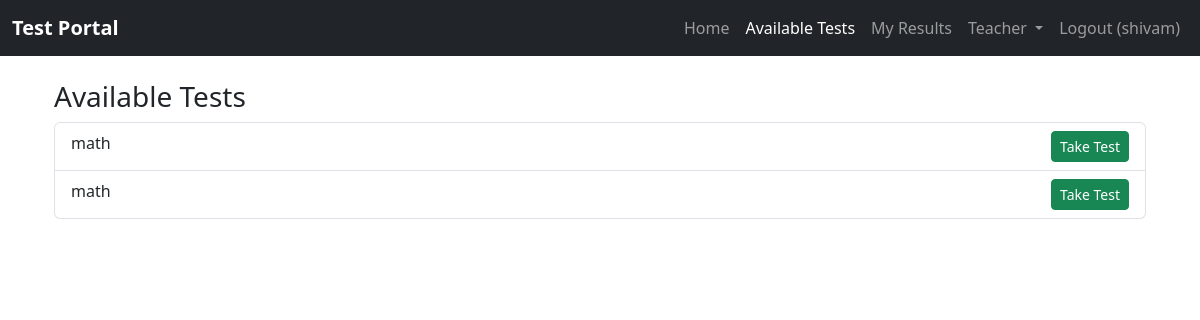
Before: /tests/available/ (signed in) with the older database file.
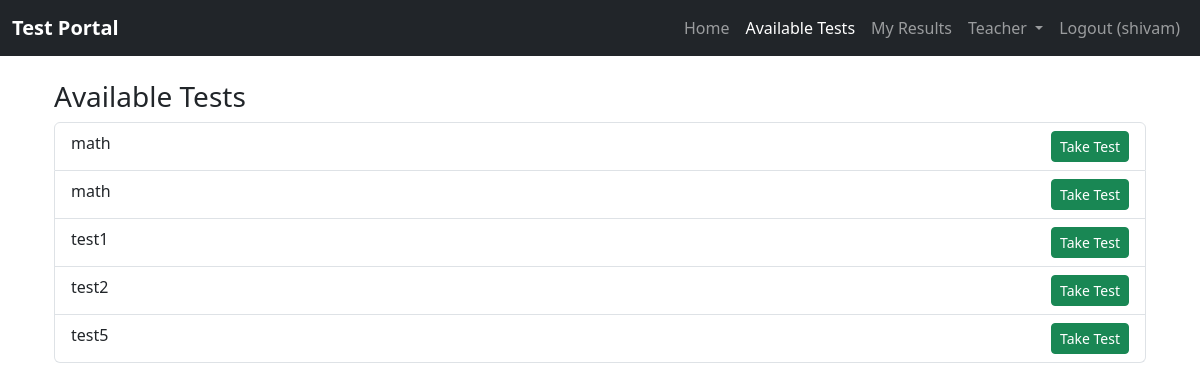
After: the same page with the newer database file.
### tests/models.py (models this page shows, shortened)
class Test(models.Model):
    title = models.CharField(max_length=200)
    description = models.TextField(blank=True)
    created_by = models.ForeignKey(settings.AUTH_USER_MODEL, on_delete=models.CASCADE)
    created_at = models.DateTimeField(auto_now_add=True)

### tests/views.py (the view)
# urls.py: path('available/', views.available_tests, name='available_tests'),
@login_required
def available_tests(request):
    tests = Test.objects.all()
    return render(request, 'tests/available_tests.html', {'tests': tests})

### tests/templates/tests/available_tests.html
{% extends "base.html" %}
{% block content %}
<div class="container mt-4">
  <h3>Available Tests</h3>
  <ul class="list-group">
    {% for test in tests %}
      <li class="list-group-item d-flex justify-content-between">
        {{ test.title }}
        <a href="{% url 'take_test' test.id %}" class="btn btn-sm btn-success">Take Test</a>
      </li>
    {% endfor %}
  </ul>
</div>
{% endblock %}

Changed rows visible on the page:
added Test: title "test1"
added Test: title "test2"
added Test: title "test5"
